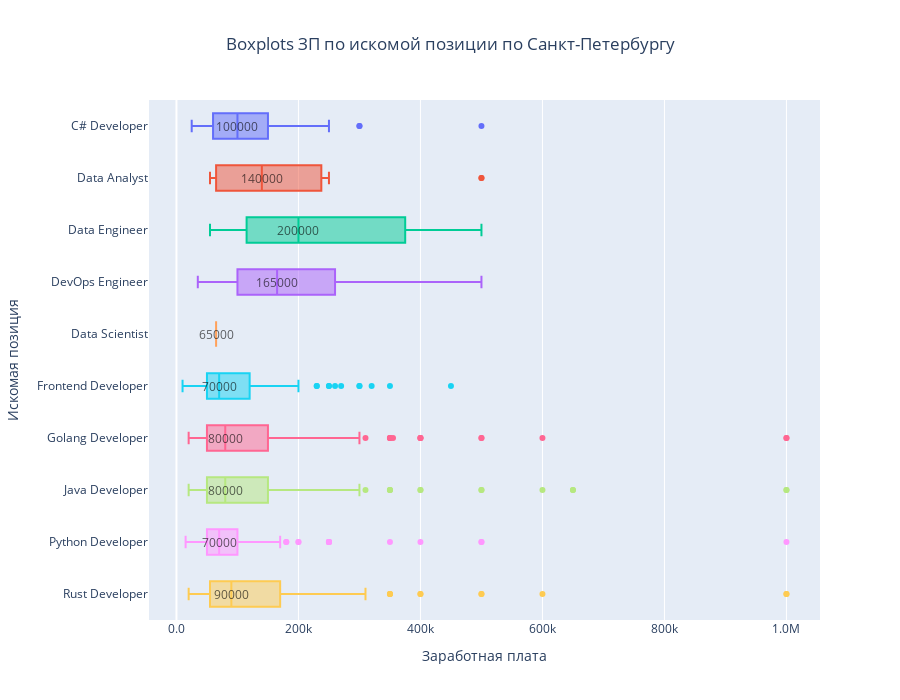

This figure's notebook cell:
### Code cell
fig = px.box(preprocessed_df[preprocessed_df["Город"] == "Санкт-Петербург"][["Искомая позиция", "ЗП"]], 
             x="ЗП", 
             y="Искомая позиция", 
             title="Boxplots ЗП по искомой позиции по Санкт-Петербургу",
             labels={"ЗП": "Заработная плата", "Искомая позиция": "Искомая позиция"},
             height=700,
             color="Искомая позиция")

fig.update_layout(
    xaxis=dict(
        tickformat='.2s',  # Использование разделителей тысяч
        title="Заработная плата",  # Заголовок оси Y
    ),
    yaxis_title="Искомая позиция",
    title_x=0.5,
    showlegend=False
)

for position in median_salary_spb_by_positions['Искомая позиция']:
    median_value = median_salary_spb_by_positions.loc[median_salary_spb_by_positions['Искомая позиция'] == position, 'Медиана'].values[0]
    fig.add_annotation(
        x=median_value,
        y=position,
        text=f"{median_value:.0f}",
        showarrow=False,
        font=dict(color="black", size=12),
        opacity=0.6,
        align="center",
        # xshift=10,
    )

fig.show()

### Figure 1 — Plotly figure (JSON) as saved in the notebook; plotly's stock layout.template omitted (floating-point values rounded to 4 significant figures; data arrays with more than 128 entries replaced by an {"elided": "..."} marker saying what was removed)
{"data": [{"alignmentgroup": "True", "hovertemplate": "Искомая позиция=%{y}<br>Заработная плата=%{x}<extra></extra>", "legendgroup": "C# Developer", "marker": {"color": "#636efa"}, "name": "C# Developer", "notched": false, "offsetgroup": "C# Developer", "orientation": "h", "showlegend": true, "type": "box", "x": {"elided": "134 int values"}, "x0": " ", "xaxis": "x", "y": {"elided": "134 str values"}, "y0": " ", "yaxis": "y"}, {"alignmentgroup": "True", "hovertemplate": "Искомая позиция=%{y}<br>Заработная плата=%{x}<extra></extra>", "legendgroup": "Data Analyst", "marker": {"color": "#EF553B"}, "name": "Data Analyst", "notched": false, "offsetgroup": "Data Analyst", "orientation": "h", "showlegend": true, "type": "box", "x": [65000, null, 65000, null, 80000, 250000, null, 500000, null, null, null, null, 200000, 55000, null, null, null, null, null, 500000, null, null, 60000, null, null, null, null, 160000, null, null, null, null, 140000, null, null, null, null, null], "x0": " ", "xaxis": "x", "y": ["Data Analyst", "Data Analyst", "Data Analyst", "Data Analyst", "Data Analyst", "Data Analyst", "Data Analyst", "Data Analyst", "Data Analyst", "Data Analyst", "Data Analyst", "Data Analyst", "Data Analyst", "Data Analyst", "Data Analyst", "Data Analyst", "Data Analyst", "Data Analyst", "Data Analyst", "Data Analyst", "Data Analyst", "Data Analyst", "Data Analyst", "Data Analyst", "Data Analyst", "Data Analyst", "Data Analyst", "Data Analyst", "Data Analyst", "Data Analyst", "Data Analyst", "Data Analyst", "Data Analyst", "Data Analyst", "Data Analyst", "Data Analyst", "Data Analyst", "Data Analyst"], "y0": " ", "yaxis": "y"}, {"alignmentgroup": "True", "hovertemplate": "Искомая позиция=%{y}<br>Заработная плата=%{x}<extra></extra>", "legendgroup": "Data Engineer", "marker": {"color": "#00cc96"}, "name": "Data Engineer", "notched": false, "offsetgroup": "Data Engineer", "orientation": "h", "showlegend": true, "type": "box", "x": [null, null, 80000, 250000, null, 500000, null, null, null, null, null, null, 200000, 55000, 200000, null, 150000, null, null, null, null, null, 500000, null], "x0": " ", "xaxis": "x", "y": ["Data Engineer", "Data Engineer", "Data Engineer", "Data Engineer", "Data Engineer", "Data Engineer", "Data Engineer", "Data Engineer", "Data Engineer", "Data Engineer", "Data Engineer", "Data Engineer", "Data Engineer", "Data Engineer", "Data Engineer", "Data Engineer", "Data Engineer", "Data Engineer", "Data Engineer", "Data Engineer", "Data Engineer", "Data Engineer", "Data Engineer", "Data Engineer"], "y0": " ", "yaxis": "y"}, {"alignmentgroup": "True", "hovertemplate": "Искомая позиция=%{y}<br>Заработная плата=%{x}<extra></extra>", "legendgroup": "DevOps Engineer", "marker": {"color": "#ab63fa"}, "name": "DevOps Engineer", "notched": false, "offsetgroup": "DevOps Engineer", "orientation": "h", "showlegend": true, "type": "box", "x": [null, null, null, null, null, null, null, 150000, 250000, null, 300000, 180000, 320000, 70000, null, 500000, 260000, null, null, null, null, 70000, 300000, 35000, 250000, 70000, null, 120000, null, null, null, 500000, null, 120000, 100000, 70000, null, null, null, null, null, 200000, 100000, null, 90000, null, null, 120000, null, null, null, null, null, null, null, 250000, null, 230000, 400000, null, 120000, null, 150000, null, 80000, null, null, null, null, 180000, null, null, 300000, null], "x0": " ", "xaxis": "x", "y": ["DevOps Engineer", "DevOps Engineer", "DevOps Engineer", "DevOps Engineer", "DevOps Engineer", "DevOps Engineer", "DevOps Engineer", "DevOps Engineer", "DevOps Engineer", "DevOps Engineer", "DevOps Engineer", "DevOps Engineer", "DevOps Engineer", "DevOps Engineer", "DevOps Engineer", "DevOps Engineer", "DevOps Engineer", "DevOps Engineer", "DevOps Engineer", "DevOps Engineer", "DevOps Engineer", "DevOps Engineer", "DevOps Engineer", "DevOps Engineer", "DevOps Engineer", "DevOps Engineer", "DevOps Engineer", "DevOps Engineer", "DevOps Engineer", "DevOps Engineer", "DevOps Engineer", "DevOps Engineer", "DevOps Engineer", "DevOps Engineer", "DevOps Engineer", "DevOps Engineer", "DevOps Engineer", "DevOps Engineer", "DevOps Engineer", "DevOps Engineer", "DevOps Engineer", "DevOps Engineer", "DevOps Engineer", "DevOps Engineer", "DevOps Engineer", "DevOps Engineer", "DevOps Engineer", "DevOps Engineer", "DevOps Engineer", "DevOps Engineer", "DevOps Engineer", "DevOps Engineer", "DevOps Engineer", "DevOps Engineer", "DevOps Engineer", "DevOps Engineer", "DevOps Engineer", "DevOps Engineer", "DevOps Engineer", "DevOps Engineer", "DevOps Engineer", "DevOps Engineer", "DevOps Engineer", "DevOps Engineer", "DevOps Engineer", "DevOps Engineer", "DevOps Engineer", "DevOps Engineer", "DevOps Engineer", "DevOps Engineer", "DevOps Engineer", "DevOps Engineer", "DevOps Engineer", "DevOps Engineer"], "y0": " ", "yaxis": "y"}, {"alignmentgroup": "True", "hovertemplate": "Искомая позиция=%{y}<br>Заработная плата=%{x}<extra></extra>", "legendgroup": "Data Scientist", "marker": {"color": "#FFA15A"}, "name": "Data Scientist", "notched": false, "offsetgroup": "Data Scientist", "orientation": "h", "showlegend": true, "type": "box", "x": [65000, null, 65000, null], "x0": " ", "xaxis": "x", "y": ["Data Scientist", "Data Scientist", "Data Scientist", "Data Scientist"], "y0": " ", "yaxis": "y"}, {"alignmentgroup": "True", "hovertemplate": "Искомая позиция=%{y}<br>Заработная плата=%{x}<extra></extra>", "legendgroup": "Frontend Developer", "marker": {"color": "#19d3f3"}, "name": "Frontend Developer", "notched": false, "offsetgroup": "Frontend Developer", "orientation": "h", "showlegend": true, "type": "box", "x": {"elided": "246 int values"}, "x0": " ", "xaxis": "x", "y": {"elided": "246 str values"}, "y0": " ", "yaxis": "y"}, {"alignmentgroup": "True", "hovertemplate": "Искомая позиция=%{y}<br>Заработная плата=%{x}<extra></extra>", "legendgroup": "Golang Developer", "marker": {"color": "#FF6692"}, "name": "Golang Developer", "notched": false, "offsetgroup": "Golang Developer", "orientation": "h", "showlegend": true, "type": "box", "x": {"elided": "460 int values"}, "x0": " ", "xaxis": "x", "y": {"elided": "460 str values"}, "y0": " ", "yaxis": "y"}, {"alignmentgroup": "True", "hovertemplate": "Искомая позиция=%{y}<br>Заработная плата=%{x}<extra></extra>", "legendgroup": "Java Developer", "marker": {"color": "#B6E880"}, "name": "Java Developer", "notched": false, "offsetgroup": "Java Developer", "orientation": "h", "showlegend": true, "type": "box", "x": {"elided": "409 int values"}, "x0": " ", "xaxis": "x", "y": {"elided": "409 str values"}, "y0": " ", "yaxis": "y"}, {"alignmentgroup": "True", "hovertemplate": "Искомая позиция=%{y}<br>Заработная плата=%{x}<extra></extra>", "legendgroup": "Python Developer", "marker": {"color": "#FF97FF"}, "name": "Python Developer", "notched": false, "offsetgroup": "Python Developer", "orientation": "h", "showlegend": true, "type": "box", "x": {"elided": "423 int values"}, "x0": " ", "xaxis": "x", "y": {"elided": "423 str values"}, "y0": " ", "yaxis": "y"}, {"alignmentgroup": "True", "hovertemplate": "Искомая позиция=%{y}<br>Заработная плата=%{x}<extra></extra>", "legendgroup": "Rust Developer", "marker": {"color": "#FECB52"}, "name": "Rust Developer", "notched": false, "offsetgroup": "Rust Developer", "orientation": "h", "showlegend": true, "type": "box", "x": {"elided": "410 int values"}, "x0": " ", "xaxis": "x", "y": {"elided": "410 str values"}, "y0": " ", "yaxis": "y"}], "layout": {"annotations": [{"align": "center", "font": {"color": "black", "size": 12}, "opacity": 0.6, "showarrow": false, "text": "100000", "x": 100000, "y": "C# Developer"}, {"align": "center", "font": {"color": "black", "size": 12}, "opacity": 0.6, "showarrow": false, "text": "140000", "x": 140000, "y": "Data Analyst"}, {"align": "center", "font": {"color": "black", "size": 12}, "opacity": 0.6, "showarrow": false, "text": "200000", "x": 200000, "y": "Data Engineer"}, {"align": "center", "font": {"color": "black", "size": 12}, "opacity": 0.6, "showarrow": false, "text": "65000", "x": 65000, "y": "Data Scientist"}, {"align": "center", "font": {"color": "black", "size": 12}, "opacity": 0.6, "showarrow": false, "text": "165000", "x": 165000, "y": "DevOps Engineer"}, {"align": "center", "font": {"color": "black", "size": 12}, "opacity": 0.6, "showarrow": false, "text": "70000", "x": 70000, "y": "Frontend Developer"}, {"align": "center", "font": {"color": "black", "size": 12}, "opacity": 0.6, "showarrow": false, "text": "80000", "x": 80000, "y": "Golang Developer"}, {"align": "center", "font": {"color": "black", "size": 12}, "opacity": 0.6, "showarrow": false, "text": "80000", "x": 80000, "y": "Java Developer"}, {"align": "center", "font": {"color": "black", "size": 12}, "opacity": 0.6, "showarrow": false, "text": "70000", "x": 70000, "y": "Python Developer"}, {"align": "center", "font": {"color": "black", "size": 12}, "opacity": 0.6, "showarrow": false, "text": "90000", "x": 90000, "y": "Rust Developer"}], "boxmode": "overlay", "height": 700, "legend": {"title": {"text": "Искомая позиция"}, "tracegroupgap": 0}, "showlegend": false, "title": {"text": "Boxplots ЗП по искомой позиции по Санкт-Петербургу", "x": 0.5}, "xaxis": {"anchor": "y", "domain": [0, 1], "tickformat": ".2s", "title": {"text": "Заработная плата"}}, "yaxis": {"anchor": "x", "categoryarray": ["Rust Developer", "Python Developer", "Java Developer", "Golang Developer", "Frontend Developer", "Data Scientist", "DevOps Engineer", "Data Engineer", "Data Analyst", "C# Developer"], "categoryorder": "array", "domain": [0, 1], "title": {"text": "Искомая позиция"}}}}
